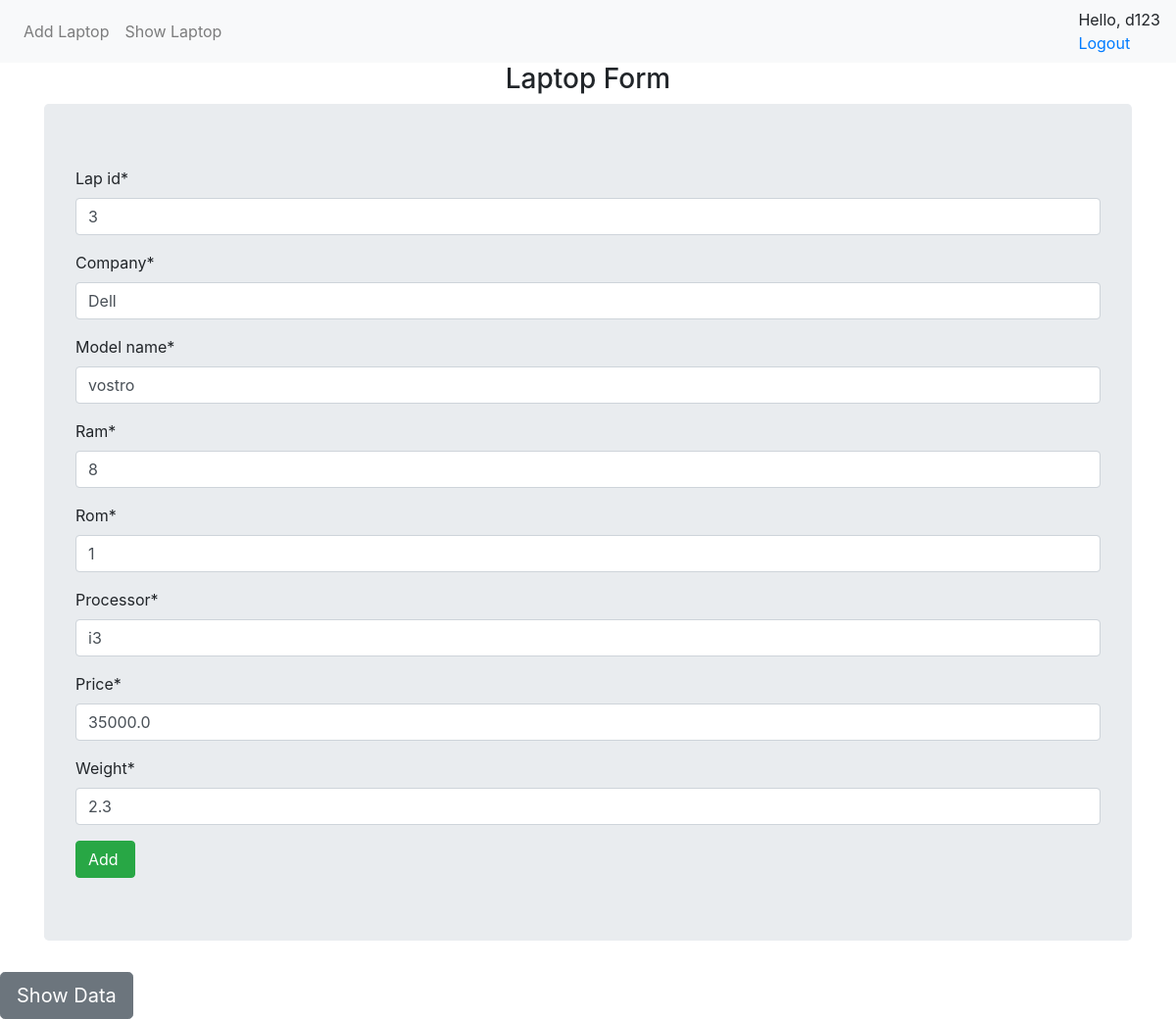
The app's page /laptop/update/3/ (signed in) with its own data.
### App1/models.py (models this page shows, shortened)
class Laptop(models.Model):
    lap_id = models.IntegerField(primary_key=True)
    company = models.CharField(max_length=32)
    model_name = models.CharField(max_length=32)
    ram = models.IntegerField()
    rom = models.IntegerField()
    processor = models.CharField(max_length=32)
    price = models.FloatField()
    weight = models.FloatField()

### App1/views.py (the view)
# urls.py: path('update/<int:pk>/', views.LaptopUpdateView.as_view(), name='update'),
class LaptopUpdateView(LoginRequiredMixin,UpdateView):
    model = Laptop
    fields = '__all__'
    success_url = '/laptop/list/'

### templates/App1/laptop_form.html (shortened to what this page needs)
{% extends 'layout.html' %}
{% load crispy_forms_tags %}
{% block content %}
<p class="h3" align="center">Laptop Form</p>
<div class="container">
    <form method="post" class="jumbotron", style="50%">
    {{form | crispy}}
    <input type="submit" value="Add " class="btn btn-success">
    </form>
</div>
<a class="btn btn-secondary btn-lg" href="{% url 'show_lap' %}">Show  Data</a>
{% endblock %}

### templates/layout.html (shortened to what this page needs)
<!DOCTYPE html>
<html lang="en">
{% load crispy_forms_tags %}
<head>
    <link rel="stylesheet" href="https://cdn.jsdelivr.net/npm/bootstrap@4.6.1/dist/css/bootstrap.min.css">
</head>
<body>
<nav class="navbar navbar-expand-lg navbar-light bg-light">
  <div class="collapse navbar-collapse" id="navbarNav">
    <ul class="navbar-nav">
        <li class="nav-item">
                <a class="nav-link" href="{% url 'add_lap' %}">Add Laptop</a>
        </li>
        <li class="nav-item">
                <a class="nav-link" href="{% url 'show_lap' %}">Show Laptop</a>
        </li>
        </ul>
        <ul class="navbar-nav ml-auto">
       <span class="authlinks">
        {% if user.is_authenticated %}
            <li><a>Hello, {{user.username}}</a></li>
            <li><a href="{% url 'logout1' %}">Logout</a></li>
        {% else %}
            <li><a href="{% url 'register1' %}">Register</a></li>
            <li><a href="{% url 'login1' %}">Login</a></li>
        {% endif %}
       </span>
       </ul>
  </div>
</nav>
{% block content %}
{% endblock%}
</body>
</html>

### records on screen
Laptop: lap_id "3", company "Dell", model_name "vostro", ram "8", rom "1", processor "i3", price "35000.0", weight "2.3"

### other values on screen
{{ user.username }} "d123"
